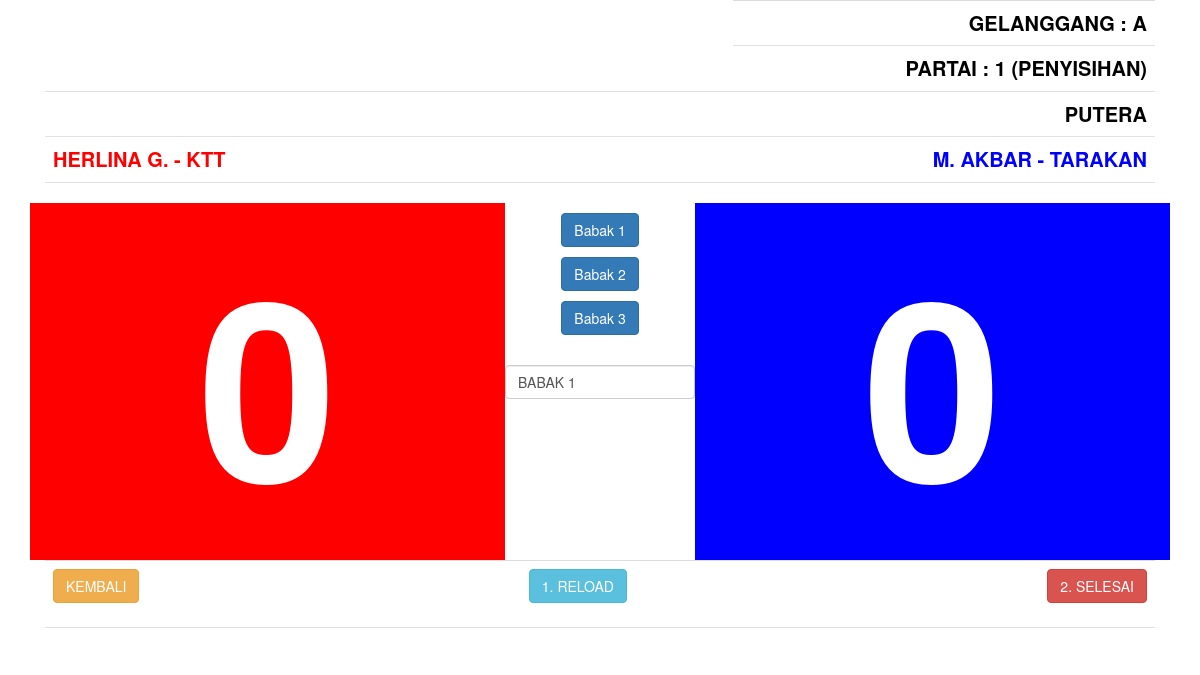
The app's page /nilai/view_tanding.php?id_partai=1 with its own data.
### tables this page shows
CREATE TABLE `jadwal_tanding` (
  `id_partai` int(11) NOT NULL,
  `tgl` date NOT NULL,
  `kelas` varchar(55) NOT NULL,
  `gelanggang` varchar(2) NOT NULL,
  `partai` varchar(4) NOT NULL,
  `nm_merah` varchar(55) NOT NULL,
  `kontingen_merah` varchar(55) NOT NULL,
  `nm_biru` varchar(55) NOT NULL,
  `kontingen_biru` varchar(55) NOT NULL,
  `status` varchar(55) NOT NULL DEFAULT '-',
  `pemenang` varchar(150) NOT NULL DEFAULT '-',
  `babak` varchar(55) DEFAULT NULL,
  `medali` varchar(2) NOT NULL DEFAULT '0',
  `aktif` varchar(2) NOT NULL DEFAULT '0'
);

### nilai/view_tanding.php (the view, shortened to what this page needs)
<?php
	include "../backend/includes/connection.php";
	$id_partai = mysqli_real_escape_string($koneksi, $_GET["id_partai"]);
	$sqljadwal = "SELECT * FROM jadwal_tanding
					WHERE id_partai='$id_partai'";
	$jadwal_tanding = mysqli_query($koneksi,$sqljadwal);
	$jadwal = mysqli_fetch_array($jadwal_tanding);
?>
<html>
<head>
  <link href="https://cdn.jsdelivr.net/npm/bootstrap@5.3.1/dist/css/bootstrap.min.css" rel="stylesheet">
  <link rel="stylesheet" href="css/bootstrap.min.css">
</head>
<body>
<div class="container">
<div class="table-responsive">
  <table class="table">
    <thead>
      <tr>
        <td colspan="6" rowspan="3"></td>
      </tr>
      <tr class="text-right">
        <td width="38%" colspan="5" style="font-size: 20px; font-weight: bold;">GELANGGANG : <?php echo $jadwal['gelanggang']; ?></td>
      </tr>
      <tr class="text-right">
        <td colspan="5" style="font-size: 20px; font-weight: bold;"> PARTAI : <?php echo $jadwal['partai']." (".$jadwal['babak'].")"; ?> </td>
      </tr>
      <tr>
        <td colspan="6"></td>
        <td colspan="5" class="text-right" style="font-size: 20px; font-weight: bold;"><?php echo $jadwal['kelas']; ?></td>
      </tr>
      <tr>
        <td class="text-left" colspan="5" style="font-size: 20px; color:#FF0000; font-weight: bold;"><?php echo $jadwal['nm_merah']; ?> - <?php echo $jadwal['kontingen_merah']; ?></td>
        <td class="text-right" colspan="5" style="font-size: 20px; color:#0000FF; font-weight: bold;"><?php echo $jadwal['nm_biru']; ?> - <?php echo $jadwal['kontingen_biru']; ?></td>
      </tr>
    </thead>
  </table>
</div>
<div class="content_penilaian">
	<div class="text-center" style="font-size: 250px; color: white">
	<div class="row">
		<div class="col-5" style="background-color: #ff0000">
		<b><b><?=0;?></b></b>
		</div>
		<div class="col-2">
		<div class="row">
			<div class="col-12 mt-3">
			<button class="btn btn-primary" onclick="regp(1)">Babak 1</button>
			</div>
			<div class="col-12 mt-3">
			<button class="btn btn-primary" onclick="regp(2)">Babak 2</button>
			</div>
			<div class="col-12 mt-3">
			<button class="btn btn-primary" onclick="regp(3)">Babak 3</button>
			</div>
			<div class="col-12 mt-5">
				<input type="text text-center" class="form-control" value="BABAK 1" >
			</div>
		</div>
		</div>
		<div class="col-5" style="background-color: #0000ff">
		<b><b><?=0;?></b></b>
		</div>
	</div>
	</div>
</div>
<div class="table-responsive">
	<table class="table">
		<tr>
			<td class="text-left">
				<a href="index.php" class="btn btn-warning" role="button">KEMBALI</a>
			</td>
		  <td class="text-center">
				<input type="button" class="btn btn-info" value="1. RELOAD" onClick="history.go(0)" />
		  </td>
			<td class="text-right">
				<form name="SetorNilai" id="SetorNilai" method="POST" action="setor_nilai.php" onClick="return cek_selesai();">
					<input type="submit" class="btn btn-danger" value="2. SELESAI">
				</form>
			</td>
		</tr>
	</table>
</div>
</div>
</body>
</html>

### records on screen
jadwal_tanding: gelanggang "A", partai "1", babak "PENYISIHAN", kelas "PUTERA", nm_merah "HERLINA G.", kontingen_merah "KTT", nm_biru "M. AKBAR", kontingen_biru "TARAKAN"
